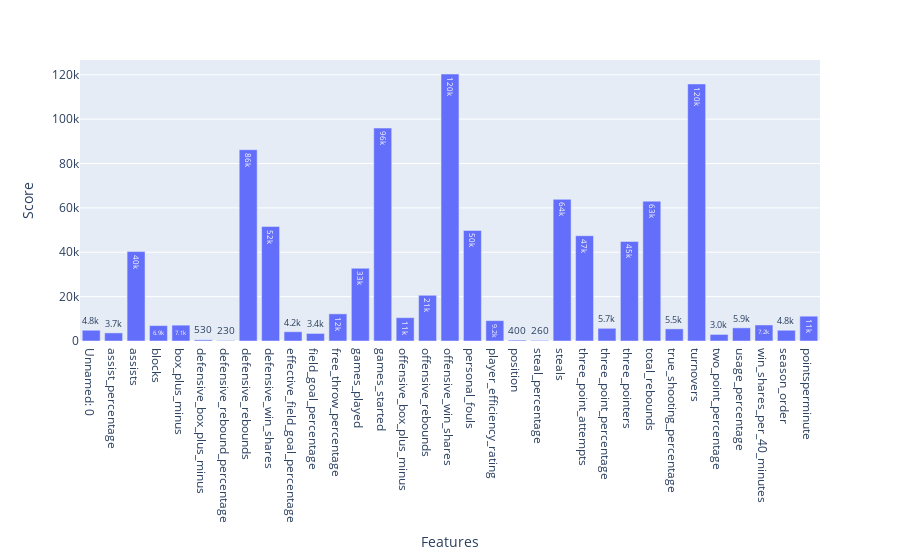

Here is the notebook cell this chart was saved with:
### Code cell
from sklearn.model_selection import train_test_split
from sklearn.linear_model import LinearRegression
from sklearn.metrics import mean_absolute_error

y = newPlayerDf['points']
X = newPlayerDf.drop(droped_features,axis=1)

X_train,X_test,y_train,y_test = train_test_split(X,y,test_size=0.33)

#feature selection
X_train_fs,X_test_fs,fs = feature_Selection_points(X_train,y_train,X_test)

plot_feature_score(fs.feature_names_in_,fs.scores_)
    
#fit model
model = LinearRegression()
model.fit(X_train_fs,y_train)

#evalue a model
y_predict = model.predict(X_test_fs)

# evaluate accuracy of model
print('MAE: %.3f' % mean_absolute_error(y_test, y_predict))
print('R2_Score',r2_score(y_test,y_predict))

### Figure 1 — Plotly figure (JSON) as saved in the notebook; plotly's stock layout.template omitted (floating-point values rounded to 4 significant figures)
{"data": [{"alignmentgroup": "True", "hovertemplate": "Features=%{x}<br>Score=%{y}<extra></extra>", "legendgroup": "", "marker": {"color": "#636efa", "pattern": {"shape": ""}}, "name": "", "offsetgroup": "", "orientation": "v", "showlegend": false, "textposition": "auto", "texttemplate": "%{y:.2s}", "type": "bar", "x": ["Unnamed: 0", "assist_percentage", "assists", "blocks", "box_plus_minus", "defensive_box_plus_minus", "defensive_rebound_percentage", "defensive_rebounds", "defensive_win_shares", "effective_field_goal_percentage", "field_goal_percentage", "free_throw_percentage", "games_played", "games_started", "offensive_box_plus_minus", "offensive_rebounds", "offensive_win_shares", "personal_fouls", "player_efficiency_rating", "position", "steal_percentage", "steals", "three_point_attempts", "three_point_percentage", "three_pointers", "total_rebounds", "true_shooting_percentage", "turnovers", "two_point_percentage", "usage_percentage", "win_shares_per_40_minutes", "season_order", "pointsperminute"], "xaxis": "x", "y": [4849.0, 3652.0, 40300.0, 6943.0, 7143.0, 527.7, 225.1, 86250.0, 51590.0, 4182.0, 3407.0, 12240.0, 32800.0, 95970.0, 10510.0, 20610.0, 120300.0, 49840.0, 9177.0, 402.2, 257.9, 63860.0, 47450.0, 5724.0, 44870.0, 63020.0, 5466.0, 115900.0, 2967.0, 5921.0, 7231.0, 4849.0, 11180.0], "yaxis": "y"}], "layout": {"barmode": "relative", "legend": {"tracegroupgap": 0}, "margin": {"t": 60}, "xaxis": {"anchor": "y", "domain": [0, 1], "title": {"text": "Features"}}, "yaxis": {"anchor": "x", "domain": [0, 1], "title": {"text": "Score"}}}}
